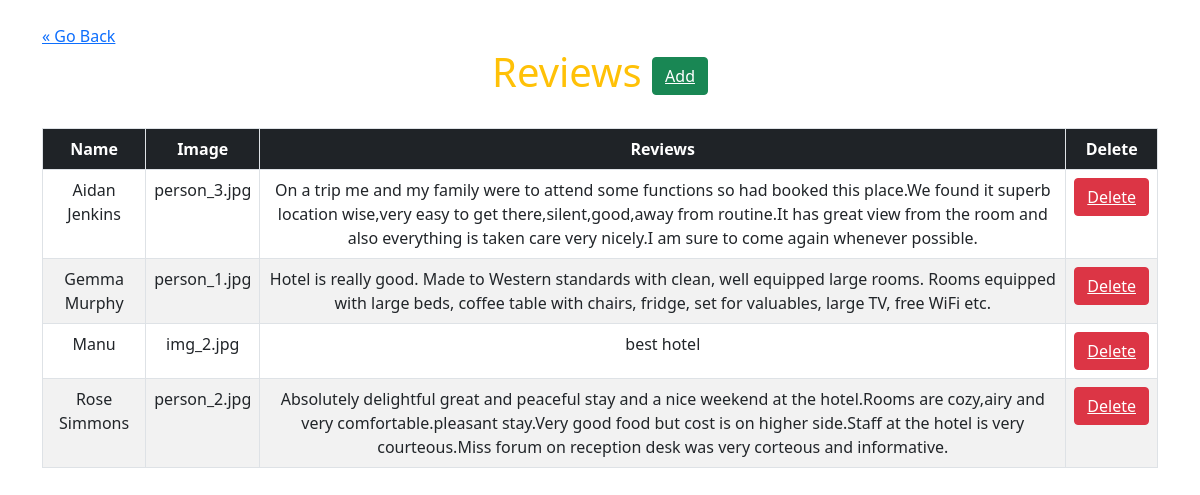
Screenshot of /PHP/reviewtable.php with the database file from the repository.
### tables this page shows
CREATE TABLE `about` (
  `image` varchar(30) NOT NULL,
  `review` text NOT NULL,
  `name` varchar(30) NOT NULL
);

### PHP/reviewtable.php (the view, shortened to what this page needs)
<!doctype html>
<html lang="en">
  <head>
    <link href="https://cdn.jsdelivr.net/npm/bootstrap@5.0.0-beta1/dist/css/bootstrap.min.css" rel="stylesheet">
  </head>
  <body>
    <div class="container">
        <div class="col-lg-12">
            <br>
<a href="../HTML/admin.html" class="previous">&laquo; Go Back</a>
         <h1 class="text-warning text-center">Reviews <button class="btn-success btn"><a href="../HTML/addreviewform.html" class="text-white">Add</a> </button> </td>
               </h1>
         <br>
         <table class="table table-striped table-hover table-bordered text-center">
             <tr class="bg-dark text-white text-centered">
                 <th>Name</th>
                 <th>Image</th>
                 <th>Reviews</th>
               <th>Delete</th>
             </tr>
             <?php
include "connection.php";
$sql = "SELECT * FROM about";
$query=mysqli_query($conn,$sql);
while($res=mysqli_fetch_array($query))
{
?>
             <tr>
                 <td><?php echo $res['name'];?></td>
                 <td><?php echo $res['image'];?></td>
                 <td><?php echo  $res['review'];?></td>
                 <td> <button class="btn-danger btn"><a href="deletereview.php?name=<?php echo $res['name'];?>" class="text-white">Delete</a> </button> </td>
                </tr>
       <?php
}
?>
         </table>
        </div>
        </div>
  </body>
</html>

### rows the page displays
about: name "Aidan Jenkins", image "person_3.jpg", review "On a trip me and my family were to attend some functions so had booked this place.We found it superb location wise,very easy to get there,silent,good,away from routine.It has great view from the room and also everything is taken care very nicely.I am sure to come again whenever possible."
about: name "Gemma Murphy", image "person_1.jpg", review "Hotel is really good. Made to Western standards with clean, well equipped large rooms. Rooms equipped with large beds, coffee table with chairs, fridge, set for valuables, large TV, free WiFi etc."
about: name "Manu", image "img_2.jpg", review "best hotel"
about: name "Rose Simmons", image "person_2.jpg", review "Absolutely delightful great and peaceful stay and a nice weekend at the hotel.Rooms are cozy,airy and very comfortable.pleasant stay.Very good food but cost is on higher side.Staff at the hotel is very courteous.Miss forum on reception desk was very corteous and informative."
